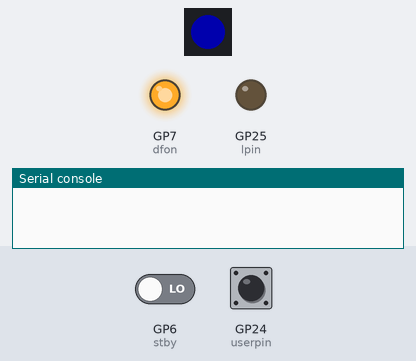
A program run on a simulated Raspberry Pi Pico running MicroPython. Shown: 1 RGB LEDs in strip order, left to right, output pins drawn as LEDs (lit = HIGH), the last lines printed to the serial console. The inputs (shaded band) are chosen by the test bench; at power-on: GP24 (userpin) HIGH, GP6 (stby) LOW. Dim RGB values are drawn brighter than linear; files the program writes start out absent; random numbers come from a fixed seed; audio playback is drawn as a buzzer; library files of the repository ran but are not shown: 1 file(s).

Above: at 2.7 s.
At 3.1 s:
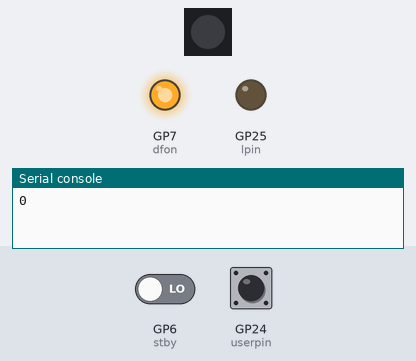
3.2 s: GP24 (userpin) pulled LOW for 2.6 s
At 6.6 s:
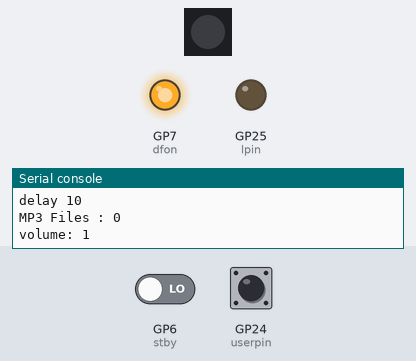
Timing chart, 0 to 8.1 s (numbered marks = the images above; inputs shaded):
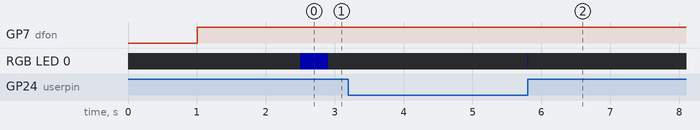

The program:

main.py
```python
from machine import Pin
from machine import UART
from machine import Timer
import neopixel
import micropython
import time, random, struct, configreader
import asyncio

micropython.alloc_emergency_exception_buf(100)

random.seed(time.ticks_us())

is_vcc_gnd=1
if is_vcc_gnd:
    # turn off neopixel, VCC GND
    npin=Pin(23, Pin.OUT)
    led=neopixel.NeoPixel(npin,1)
    led[0]=(0,0,0)
    led.write()

    # user input , 0 = active, VCC GND
    userpin=Pin(24, Pin.IN, Pin.PULL_UP)
else:
    userpin=Pin(28, Pin.IN, Pin.PULL_UP)
    led=None

# turn off led, VCC GND
lpin=Pin(25, Pin.OUT)
lpin.off()


# init uart
ucmd=0
udata=0
ubuf=bytearray(32)
nread=0


uartev=asyncio.Event()
uartev.set()

dfpreset=asyncio.Event()
dfpreset.clear()

mediaready=asyncio.Event()
mediaready.set()

played=asyncio.Event()
played.set()

tmrready=asyncio.Event()

nfiles=0

uart1=UART(1, 9600)
uart1.init(baudrate=9600,tx=Pin(4),rx=Pin(5),timeout=1000)

def uart_event(uart):
    global uartev, ubuf, nread
    if uart.any()>=10:
        nread=uart.readinto(ubuf,10)
        uartev.set()
        # dump data
        micropython.schedule(uart_process,nread)

def uart_process(data):
    global uartev, dfpreset, ubuf, mediaready, nfilesm, lastplayed
    iread=data
    # try to fix serial data alignment
    ipos=0
    for i in range(ipos,iread):
        if ubuf[i]==0x7e:
            ipos=i
            break
    ucmd=ubuf[ipos+3]
    udata=struct.unpack('>h',ubuf[ipos+5:ipos+7])[0]
    if ucmd==0x3f:
        mediaready.set()
        print("media type %d" %udata)
    elif ucmd==0x3d:
        played.clear()
        print(ubuf[ipos+5:ipos+7].hex())
    elif ucmd==0x3b:
        mediaready.clear()
        nfiles=0
    # error
    elif ucmd==0x40:
        if udata==0x03:
            if led:
                led[0]=(50,50,0)
                led.write()
            dfpreset.set()
            print("Serial Error")
        elif udata==0x04:
            if led:
                led[0]=(0,50,50)
                led.write()
            dfpreset.set()
            print("Checksum invalid")
        elif udata==0x08:
            if led:
                led[0]=(0,0,50)
                led.write()
            dfpreset.set()
            print("SDCard Read error")
    else:
        print(ubuf[ipos+3:ipos+7].hex())
    # more serial data
    if uart1.any()>=10:
        micropython.schedule(uart_event,uart1)


uart1.irq(handler=uart_event,trigger=UART.IRQ_RXIDLE,hard=True)

# init dfp power
dfon=Pin(7, Pin.OUT)
dfon.off()

# dfp busy pin
stby=Pin(6, Pin.IN)

# dfp functions
def dfp_write_data(cmd, dataL=0, dataH=0, result=False):
    global uartev, ubuf, nread
    outbuf=bytearray(10)
    feedback=0x01
    checksum=0xffff-(0xff+0x06+cmd+feedback+dataH+dataL)+1
    cksum=checksum.to_bytes(2,'big')

    outbuf[0]=0x7e				# start
    outbuf[1]=0xff				# firmware version
    outbuf[2]=0x06				# command length
    outbuf[3]=bytes([cmd])[0]	# command
    outbuf[4]=feedback			# feedback flag
    outbuf[5]=bytes([dataH])[0]	# data high
    outbuf[6]=bytes([dataL])[0]	# data low
    outbuf[7]=cksum[0]			# checksum high
    outbuf[8]=cksum[1]			# checksum low
    outbuf[9]=0xef				# stop
    uart1.write(outbuf)
    uart1.flush()

    uartev.clear()

    # give device some time
    if cmd == 0x09:                        # set_media
      time.sleep(0.200)
    elif cmd == 0x0C:                      # reset
      time.sleep(1.000)
    elif cmd in [0x47,0x48,0x49,0x4E]:     # query files
      time.sleep(0.700)
    else:
      time.sleep(0.100)            # other commands

    # read from dfplayer
    stime = time.ticks_ms()
    while not uartev.is_set():
        time.sleep(0.01)
        if time.ticks_diff(time.ticks_ms(), stime)>=300:
            break
    # try to fix serial data alignment
    ipos=0
    for i in range(0,10):
        if ubuf[i]==0x7e:
            ipos=i
            break
    # cmd, data
    ucmd=ubuf[ipos+3]
    udata=struct.unpack('>h',ubuf[ipos+5:ipos+7])[0]
    return udata

# init dfp

config=configreader.ConfigReader()
config.read('config.txt')

try:
    vol=int(config.option['vol'])
except:
    vol=8
    pass

# userpin as volume control
lastpinTime=0
def update_config(v):
    print("volume: %d" % vol)
    # update config file
    try:
        f = open("config.txt",'w')
        f.write("vol=%d" % vol)
        f.close()
        if led:
            led[0]=(0,0,50)
            led.write()
            time.sleep(0.01)
            led[0]=(0,0,0)
            led.write()
    except:
        pass

def pin_intr(pin):
    global lastpinTime, vol
    if userpin.value()==0:
        lastpinTime=time.ticks_ms()
    else:
        if time.ticks_diff(time.ticks_ms(), lastpinTime)>=1000:
            vol=vol+1
        else:
            vol=vol-1
        if vol<1:
            vol=1
        elif vol>30:
            vol=30
        micropython.schedule(update_config,vol)

if userpin:
    userpin.irq(trigger=Pin.IRQ_FALLING | Pin.IRQ_RISING, handler=pin_intr)

timeval = 0
lastdelay=0

def dfp_init():
    global lastdelay, vol
    dfon.off()
    time.sleep(1)
    dfon.on()
    time.sleep(1.5)
    if led:
        led[0]=(0,0,50)
        led.write()
    else:
        lpin.on()
    # volume
    dfp_write_data(cmd=0x06,dataL=vol)
    if led:
        led[0]=(0,0,0)
        led.write()
    else:
        lpin.off()
    #while not stby.value():
    #    time.sleep(0.01)
    print(stby.value())
    # get volume
    vol=dfp_write_data(cmd=0x43,result=True)
    print("volume %d" %vol)
    lastdelay=10
    print("delay %d" % lastdelay)


def get_delay():
    return random.randrange(120-45)+45


# timer
tim=Timer()

lastplay=0
timeval=0

def time_func(t):
    global vol, timeval, lastdelay, lastplay, mediaready, nfiles
    if tmrready.is_set():
        return
    tmrready.set()
    try:
        timeval+=1
        if lastdelay<=timeval:
            try:
                if nfiles and stby.value():
                    if led:
                        led[0]=(50,0,0)
                        led.write()
                    else:
                        lpin.on()
                    # volume
                    dfp_write_data(cmd=0x06,dataL=vol)
                    # get new MP3 track
                    nplay=lastplay
                    while lastplay==nplay:
                        nplay=random.randrange(nfiles)+1
                    lastplay=nplay
                    # play MP3 track
                    dfp_write_data(cmd=0x14,dataL=nplay & 0xff,dataH=0x10+int(nplay/256))
                    # prevent repeat
                    dfp_write_data(cmd=0x19,dataL=0x01)
                    if led:
                        led[0]=(0,0,0)
                        led.write()
                    else:
                        lpin.off()
                    print("play %d" % nplay)
            except KeyboardInterrupt:
                tim.deinit()
            except Exception as e:
                print(e)
            # reset timer
            timeval=0
            lastdelay=get_delay()
            print("delay %d" % lastdelay)
        else:
            # blink every 10 seconds
            if stby.value():
                if timeval % 10==0:
                    if led:
                        led[0]=(0,50,0)
                        led.write()
                    else:
                        lpin.on()
                    time.sleep(0.02)
                    if led:
                        led[0]=(0,0,0)
                        led.write()
                    else:
                        lpin.off()
            elif timeval>300:
                dfpreset.set()
                if led:
                    led[0]=(0,0,50)
                    led.write()
                else:
                    lpin.on()
                time.sleep(0.02)
                if led:
                    led[0]=(0,0,0)
                    led.write()
                else:
                    lpin.off()

        if mediaready.is_set():
            # file count
            nfiles=dfp_write_data(cmd=0x4e,dataL=1,result=True)
            if nfiles:
                mediaready.clear()
            print("MP3 Files : %d" % nfiles)
        # reset dfp
        if dfpreset.is_set():
            dfpreset.clear()
            dfp_init()
    finally:
        tmrready.clear()

# start
dfp_init()
tim.init(mode=Timer.PERIODIC, period=1000, callback=time_func)
```

configreader.py
```python
# simple config reader

def fileexists(fn):
    try:
        f=open(fn,'r')
        f.close()
        return True
    except:
        return False

class ConfigReader:
    option={}
    def read(self,filename):
        self.option={}
        try:
            fp=open(filename,'r')
            while True:
                s=fp.readline()
                if s:
                    s=s.replace('\r','')
                    s=s.replace('\n','')

                    idx=s.find('=')
                    if idx!=-1:
                        s1=s[:idx]
                        s2=s[idx+1:]
                        self.option[s1]=s2
                else:
                    break
            fp.close()
        except Exception as e:
            print(filename,e)
```

Measured:
- after the input at 3.2 s, RGB LED 0: off → RGB(0, 0, 50) after 2.6 s, → off 0.01 s later
